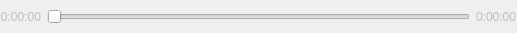
<?xml version="1.0" encoding="UTF-8"?>
<ui version="4.0">
 <class>TrackSlider</class>
 <widget class="QWidget" name="TrackSlider">
  <property name="enabled">
   <bool>false</bool>
  </property>
  <property name="geometry">
   <rect>
    <x>0</x>
    <y>0</y>
    <width>517</width>
    <height>33</height>
   </rect>
  </property>
  <property name="windowTitle">
   <string>Form</string>
  </property>
  <layout class="QHBoxLayout" name="horizontalLayout">
   <property name="leftMargin">
    <number>0</number>
   </property>
   <property name="topMargin">
    <number>0</number>
   </property>
   <property name="rightMargin">
    <number>0</number>
   </property>
   <property name="bottomMargin">
    <number>0</number>
   </property>
   <item>
    <widget class="QLabel" name="elapsed">
     <property name="text">
      <string>0:00:00</string>
     </property>
     <property name="alignment">
      <set>Qt::AlignRight|Qt::AlignTrailing|Qt::AlignVCenter</set>
     </property>
    </widget>
   </item>
   <item>
    <widget class="TrackSliderSlider" name="slider">
     <property name="singleStep">
      <number>10</number>
     </property>
     <property name="orientation">
      <enum>Qt::Horizontal</enum>
     </property>
    </widget>
   </item>
   <item>
    <widget class="ClickableLabel" name="remaining">
     <property name="toolTip">
      <string>Click to toggle between remaining time and total time</string>
     </property>
     <property name="text">
      <string>0:00:00</string>
     </property>
    </widget>
   </item>
  </layout>
 </widget>
 <customwidgets>
  <customwidget>
   <class>TrackSliderSlider</class>
   <extends>QSlider</extends>
   <header>widgets/tracksliderslider.h</header>
  </customwidget>
  <customwidget>
   <class>ClickableLabel</class>
   <extends>QLabel</extends>
   <header>widgets/clickablelabel.h</header>
  </customwidget>
 </customwidgets>
 <resources/>
 <connections/>
</ui>
